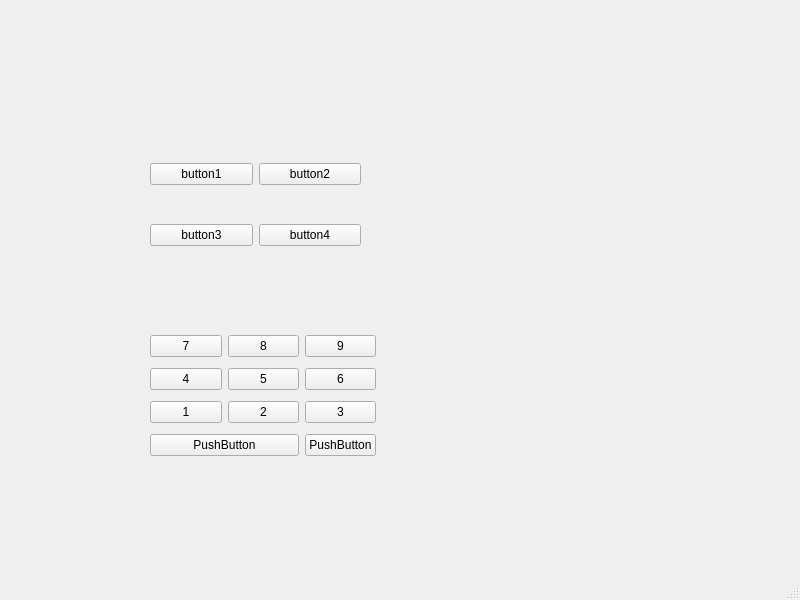
<?xml version="1.0" encoding="UTF-8"?>
<ui version="4.0">
 <class>MainWindow</class>
 <widget class="QMainWindow" name="MainWindow">
  <property name="geometry">
   <rect>
    <x>0</x>
    <y>0</y>
    <width>800</width>
    <height>600</height>
   </rect>
  </property>
  <property name="windowTitle">
   <string>MainWindow</string>
  </property>
  <widget class="QWidget" name="centralwidget">
   <widget class="QWidget" name="">
    <property name="geometry">
     <rect>
      <x>150</x>
      <y>130</y>
      <width>211</width>
      <height>151</height>
     </rect>
    </property>
    <layout class="QGridLayout" name="gridLayout">
     <item row="0" column="0">
      <widget class="QPushButton" name="pushButton">
       <property name="text">
        <string>button1</string>
       </property>
      </widget>
     </item>
     <item row="0" column="1">
      <widget class="QPushButton" name="pushButton_2">
       <property name="text">
        <string>button2</string>
       </property>
      </widget>
     </item>
     <item row="1" column="0">
      <widget class="QPushButton" name="pushButton_3">
       <property name="text">
        <string>button3</string>
       </property>
      </widget>
     </item>
     <item row="1" column="1">
      <widget class="QPushButton" name="pushButton_4">
       <property name="text">
        <string>button4</string>
       </property>
      </widget>
     </item>
    </layout>
   </widget>
   <widget class="QWidget" name="">
    <property name="geometry">
     <rect>
      <x>150</x>
      <y>330</y>
      <width>226</width>
      <height>134</height>
     </rect>
    </property>
    <layout class="QGridLayout" name="gridLayout_2">
     <item row="0" column="0">
      <widget class="QPushButton" name="pushButton_5">
       <property name="text">
        <string>7</string>
       </property>
      </widget>
     </item>
     <item row="0" column="1">
      <widget class="QPushButton" name="pushButton_6">
       <property name="text">
        <string>8</string>
       </property>
      </widget>
     </item>
     <item row="0" column="2">
      <widget class="QPushButton" name="pushButton_7">
       <property name="text">
        <string>9</string>
       </property>
      </widget>
     </item>
     <item row="1" column="0">
      <widget class="QPushButton" name="pushButton_8">
       <property name="text">
        <string>4</string>
       </property>
      </widget>
     </item>
     <item row="1" column="1">
      <widget class="QPushButton" name="pushButton_9">
       <property name="text">
        <string>5</string>
       </property>
      </widget>
     </item>
     <item row="1" column="2">
      <widget class="QPushButton" name="pushButton_10">
       <property name="text">
        <string>6</string>
       </property>
      </widget>
     </item>
     <item row="2" column="0">
      <widget class="QPushButton" name="pushButton_11">
       <property name="text">
        <string>1</string>
       </property>
      </widget>
     </item>
     <item row="2" column="1">
      <widget class="QPushButton" name="pushButton_12">
       <property name="text">
        <string>2</string>
       </property>
      </widget>
     </item>
     <item row="2" column="2">
      <widget class="QPushButton" name="pushButton_13">
       <property name="text">
        <string>3</string>
       </property>
      </widget>
     </item>
     <item row="3" column="0" colspan="2">
      <widget class="QPushButton" name="pushButton_14">
       <property name="text">
        <string>PushButton</string>
       </property>
      </widget>
     </item>
     <item row="3" column="2">
      <widget class="QPushButton" name="pushButton_15">
       <property name="text">
        <string>PushButton</string>
       </property>
      </widget>
     </item>
    </layout>
   </widget>
  </widget>
  <widget class="QStatusBar" name="statusbar"/>
 </widget>
 <resources/>
 <connections/>
</ui>
